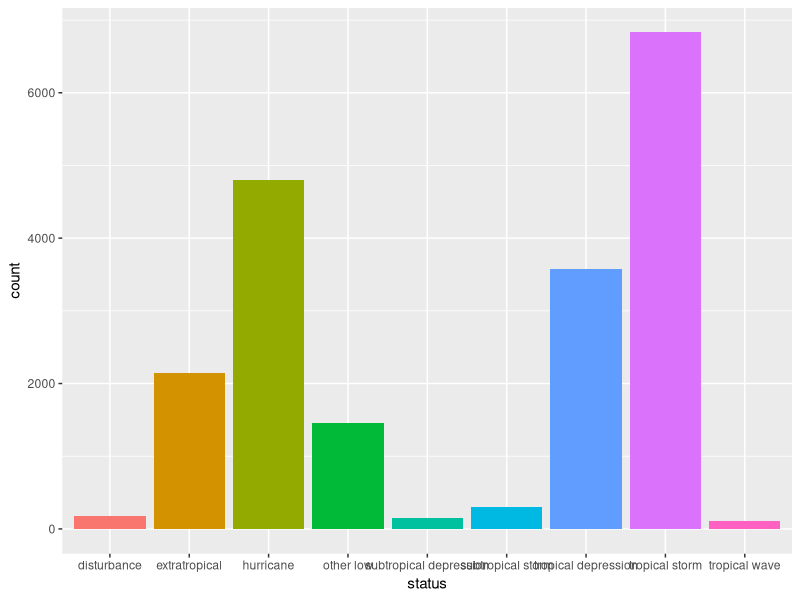

R code for this plot:
## ---- chunk 1
library(tidyverse)
library(ggplot2)

storms %>%
ggplot(mapping = aes(x = status, fill = status)) +
  geom_bar(show.legend = FALSE)
